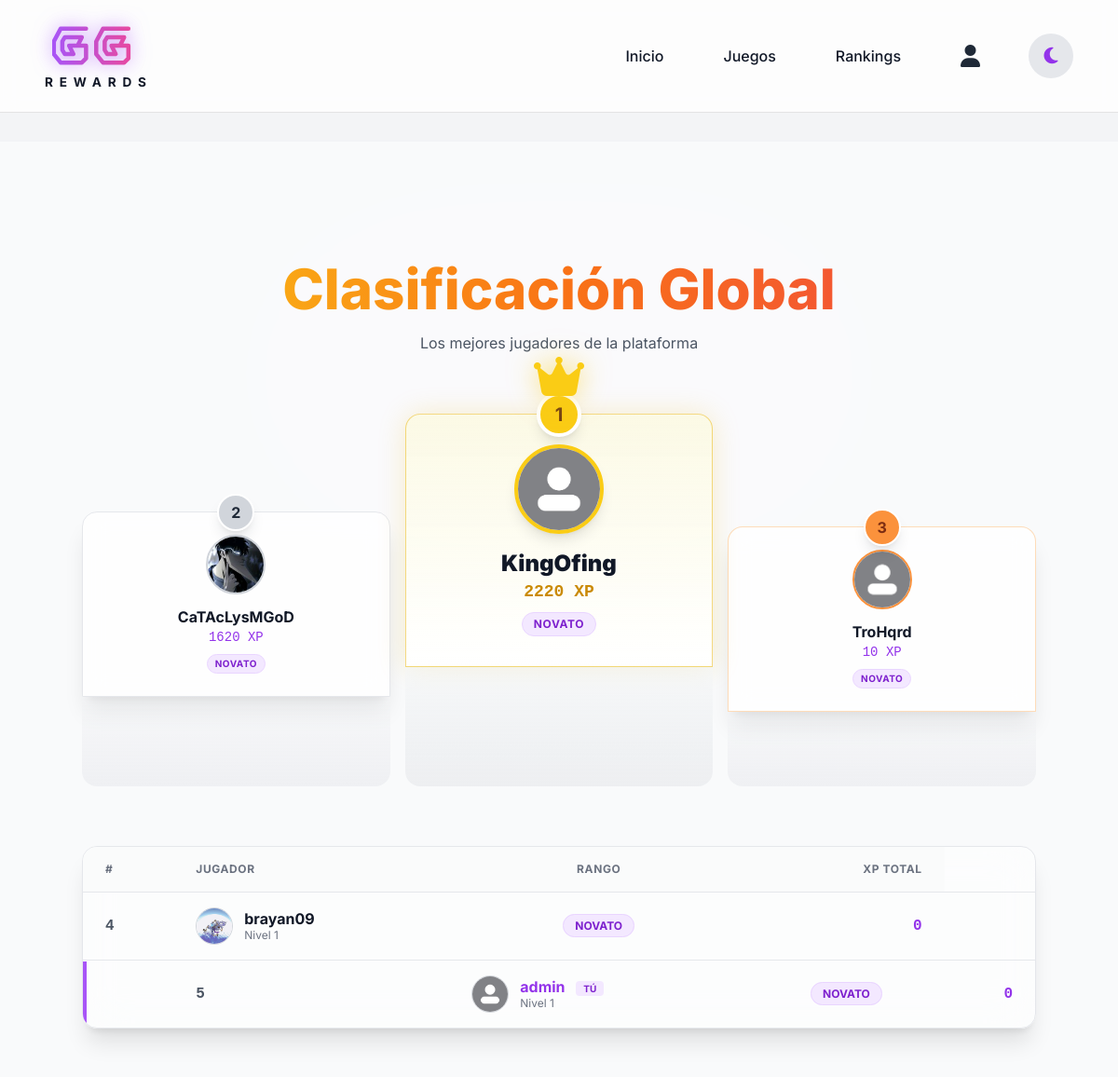
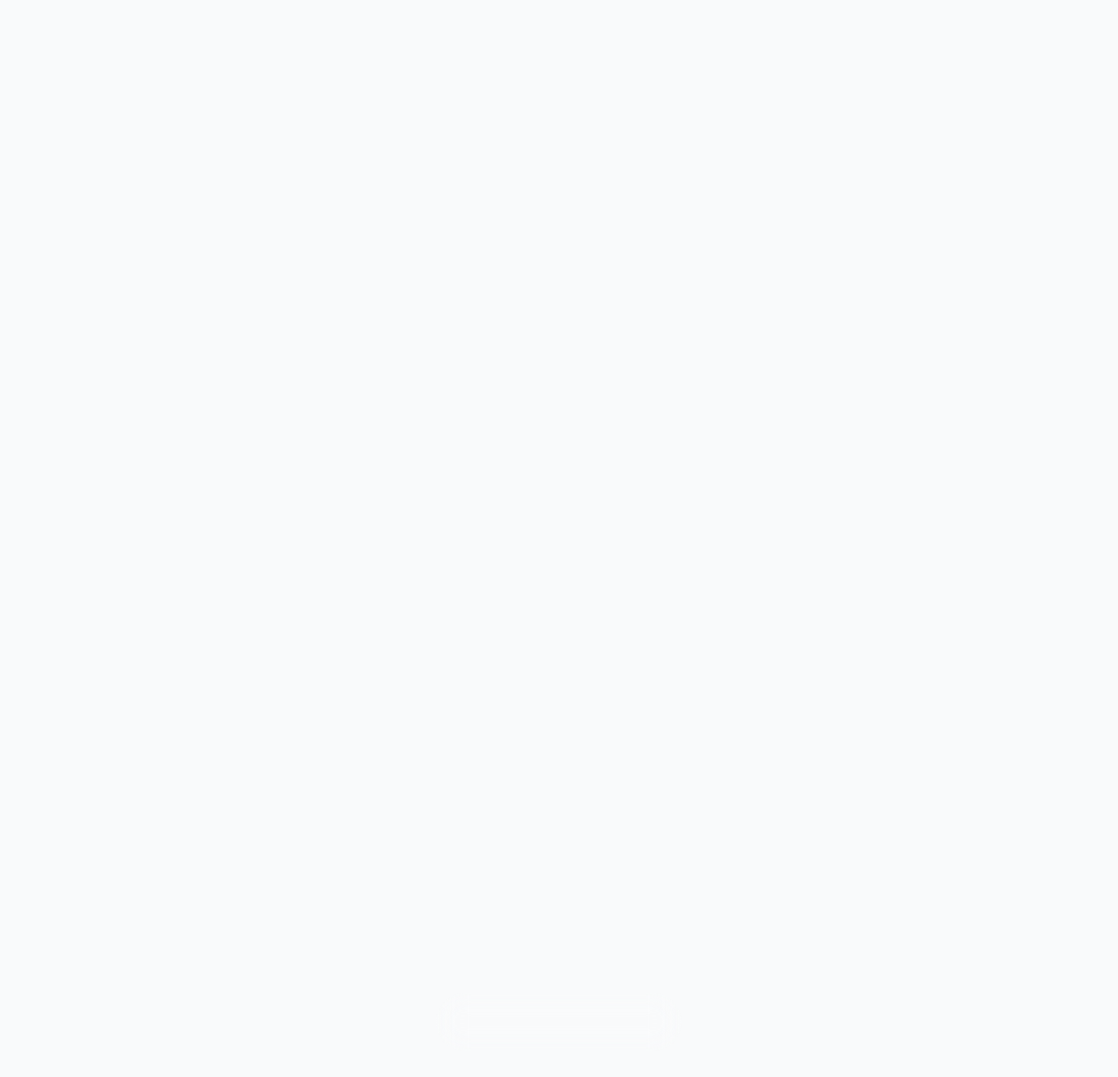
Page /rankings/ (signed in) on the committed database (2 pictures, top to bottom).
### apps/users/models.py (models this page shows, shortened)
class Profile(models.Model):
    user = models.OneToOneField(User, on_delete=models.CASCADE)
    avatar = models.ImageField(upload_to=user_directory_path, default='avatars/default.png')
    steam_id = models.CharField(max_length=17, blank=True, null=True)
    xp = models.IntegerField(default=0)
    trophies = models.IntegerField(default=0)
    games_cache = models.JSONField(default=list, blank=True)
    rank = models.CharField(max_length=50, default='NOVATO')
    level = models.IntegerField(default=1)

### apps/users/views.py (the view)
# urls.py: path('rankings/', views.rankings_view, name='rankings'),
def rankings_view(request):
    top_players = Profile.objects.select_related('user').order_by('-xp')[:100]
    user_rank = None
    if request.user.is_authenticated:
        all_ids = list(Profile.objects.order_by('-xp').values_list('user_id', flat=True))
        try:
            user_rank = all_ids.index(request.user.id) + 1
        except ValueError:
            user_rank = 0
    context = {
        'title': 'Rankings Globales',
        'top_players': top_players,
        'user_rank': user_rank
    }
    return render(request, 'users/rankings.html', context)

### templates/users/rankings.html (shortened to what this page needs)
{% extends 'base.html' %}
{% load static %}
{% block content %}
<div
    class="relative min-h-screen pt-32 pb-20 px-4 overflow-hidden bg-gray-50 dark:bg-gray-900 transition-colors duration-300">
    <div
        class="absolute top-0 left-1/2 -translate-x-1/2 w-[800px] h-[500px] bg-purple-600/20 rounded-full mix-blend-screen filter blur-[100px] pointer-events-none">
    </div>
    <div class="max-w-5xl mx-auto relative z-10">
        <div class="text-center mb-16">
            <h1
                class="text-4xl md:text-6xl font-extrabold text-transparent bg-clip-text bg-gradient-to-r from-yellow-400 via-orange-500 to-red-500 mb-4">
            </h1>
            <p class="text-gray-600 dark:text-gray-400">Los mejores jugadores de la plataforma</p>
        </div>
        {% if top_players|length >= 3 %}
        <div class="flex flex-col md:flex-row items-end justify-center gap-4 mb-16">
            <div data-url="{% url 'users:public_profile' top_players.1.user.username %}"
                onclick="showLoading(this.dataset.url)"
                class="order-2 md:order-1 w-full md:w-1/3 relative group cursor-pointer">
                <div
                    class="bg-white/80 dark:bg-gray-800/80 backdrop-blur-md border border-gray-200 dark:border-gray-600 rounded-t-2xl p-6 text-center transform transition-all hover:-translate-y-2 hover:bg-gray-50/80 dark:hover:bg-gray-700/80 shadow-xl dark:shadow-none">
                    <div
                        class="absolute -top-5 left-1/2 -translate-x-1/2 w-10 h-10 bg-gray-300 rounded-full flex items-center justify-center font-bold text-gray-800 shadow-lg border-2 border-white dark:border-gray-700">
                        2</div>
                    <div class="w-16 h-16 mx-auto rounded-full overflow-hidden border-2 border-gray-300 mb-3">
                        <img src="{{ top_players.1.avatar.url }}" class="w-full h-full object-cover">
                    </div>
                    <h3 class="font-bold text-gray-900 dark:text-white truncate"
                        title="{{ top_players.1.user.username }}">{{ top_players.1.user.username }}</h3>
                    <p class="text-purple-600 dark:text-purple-400 font-mono text-sm">{{ top_players.1.xp }} XP</p>
                    <span
                        class="inline-block mt-2 px-2 py-0.5 bg-purple-100 dark:bg-purple-900/30 border border-purple-200 dark:border-purple-500/30 text-purple-700 dark:text-purple-300 text-[10px] rounded-full uppercase tracking-wider font-bold">
                        {{ top_players.1.rank }}
                    </span>
                </div>
                <div
                    class="h-24 bg-gradient-to-t from-gray-200 dark:from-gray-900 to-gray-100/80 dark:to-gray-800/80 rounded-b-2xl opacity-50">
                </div>
            </div>
            <div data-url="{% url 'users:public_profile' top_players.0.user.username %}"
                onclick="showLoading(this.dataset.url)"
                class="order-1 md:order-2 w-full md:w-1/3 relative group cursor-pointer z-10">
                <div class="absolute -top-16 left-0 w-full flex justify-center z-20 animate-bounce">
                    <i
                        class="fa-solid fa-crown text-5xl text-yellow-400 drop-shadow-[0_0_15px_rgba(250,204,21,0.6)]"></i>
                </div>
                <div
                    class="bg-gradient-to-b from-yellow-100/40 dark:from-yellow-900/40 to-white dark:to-gray-900 border border-yellow-500/50 rounded-t-2xl p-8 text-center transform transition-all hover:-translate-y-3 shadow-[0_0_30px_rgba(234,179,8,0.2)]">
                    <div
                        class="absolute -top-6 left-1/2 -translate-x-1/2 w-12 h-12 bg-yellow-400 rounded-full flex items-center justify-center font-bold text-yellow-900 shadow-lg border-4 border-white dark:border-gray-900 text-xl">
                        1</div>
                    <div
                        class="w-24 h-24 mx-auto rounded-full overflow-hidden border-4 border-yellow-400 mb-4 shadow-lg relative">
                        <img src="{{ top_players.0.avatar.url }}" class="w-full h-full object-cover">
                    </div>
                    <h3 class="text-2xl font-black text-gray-900 dark:text-white truncate"
                        title="{{ top_players.0.user.username }}">{{ top_players.0.user.username }}</h3>
                    <p class="text-yellow-600 dark:text-yellow-400 font-mono font-bold text-lg">{{ top_players.0.xp }}
                        XP</p>
                    <span
                        class="inline-block mt-2 px-3 py-1 bg-purple-100 dark:bg-purple-900/30 border border-purple-200 dark:border-purple-500/30 text-purple-700 dark:text-purple-300 text-xs rounded-full uppercase tracking-wider font-bold">
                        {{ top_players.0.rank }}
                    </span>
                </div>
                <div
                    class="h-32 bg-gradient-to-t from-gray-200 dark:from-gray-900 to-gray-100/80 dark:to-gray-900/80 rounded-b-2xl opacity-60">
                </div>
            </div>
            <div data-url="{% url 'users:public_profile' top_players.2.user.username %}"
                onclick="showLoading(this.dataset.url)"
                class="order-3 md:order-3 w-full md:w-1/3 relative group cursor-pointer">
                <div
                    class="bg-white/80 dark:bg-gray-800/80 backdrop-blur-md border border-orange-300/50 dark:border-orange-700/50 rounded-t-2xl p-6 text-center transform transition-all hover:-translate-y-2 hover:bg-gray-50/80 dark:hover:bg-gray-700/80 shadow-xl dark:shadow-none">
                    <div
                        class="absolute -top-5 left-1/2 -translate-x-1/2 w-10 h-10 bg-orange-400 rounded-full flex items-center justify-center font-bold text-orange-900 shadow-lg border-2 border-white dark:border-white">
                        3</div>
                    <div class="w-16 h-16 mx-auto rounded-full overflow-hidden border-2 border-orange-400 mb-3">
                        <img src="{{ top_players.2.avatar.url }}" class="w-full h-full object-cover">
                    </div>
                    <h3 class="font-bold text-gray-900 dark:text-white truncate"
                        title="{{ top_players.2.user.username }}">{{ top_players.2.user.username }}</h3>
                    <p class="text-purple-600 dark:text-purple-400 font-mono text-sm">{{ top_players.2.xp }} XP</p>
                    <span
                        class="inline-block mt-2 px-2 py-0.5 bg-purple-100 dark:bg-purple-900/30 border border-purple-200 dark:border-purple-500/30 text-purple-700 dark:text-purple-300 text-[10px] rounded-full uppercase tracking-wider font-bold">
                        {{ top_players.2.rank }}
                    </span>
                </div>
                <div
                    class="h-20 bg-gradient-to-t from-gray-200 dark:from-gray-900 to-gray-100/80 dark:to-gray-800/80 rounded-b-2xl opacity-50">
                </div>
            </div>
        </div>
        {% endif %}
        <div
            class="bg-white/50 dark:bg-gray-900/50 backdrop-blur-xl border border-gray-200 dark:border-gray-800 rounded-2xl overflow-hidden shadow-xl dark:shadow-none">
            <table class="w-full text-left">
                <thead
                    class="bg-gray-50/80 dark:bg-gray-900/80 text-gray-500 dark:text-gray-400 uppercase text-xs tracking-wider border-b border-gray-200 dark:border-gray-700">
                    <tr>
                        <th class="px-6 py-4 font-bold">#</th>
                        <th class="px-6 py-4 font-bold">Jugador</th>
                        <th class="px-6 py-4 font-bold text-center">Rango</th>
                        <th class="px-6 py-4 font-bold text-right">XP Total</th>
                    </tr>
                </thead>
                <tbody class="divide-y divide-gray-200 dark:divide-gray-800">
                    {% for profile in top_players %}
                    {% if forloop.counter > 3 %}
                    <tr class="hover:bg-gray-50 dark:hover:bg-white/5 transition-colors group cursor-pointer relative"
                        data-url="{% url 'users:public_profile' profile.user.username %}"
                        onclick="showLoading(this.dataset.url)">
                        {% if request.user == profile.user %}
                        <td class="absolute inset-y-0 left-0 w-1 bg-purple-500"></td>
                        {% endif %}
                        <td
                            class="px-6 py-4 text-gray-600 dark:text-gray-500 font-mono font-bold group-hover:text-gray-900 dark:group-hover:text-white">
                            {{ forloop.counter }}</td>
                        <td class="px-6 py-4">
                            <div class="flex items-center gap-3">
                                <img src="{{ profile.avatar.url }}"
                                    class="w-10 h-10 rounded-full object-cover border border-gray-300 dark:border-gray-700">
                                <div>
                                    <div
                                        class="font-bold text-gray-900 dark:text-white {% if request.user == profile.user %}text-purple-600 dark:text-purple-400{% endif %}">
                                        {{ profile.user.username }}
                                        {% if request.user == profile.user %}
                                        <span
                                            class="ml-2 text-[10px] bg-purple-100 dark:bg-purple-500/20 text-purple-700 dark:text-purple-300 px-2 py-0.5 rounded">TÚ</span>
                                        {% endif %}
                                    </div>
                                    <div class="text-xs text-gray-500">Nivel {{ profile.level }}</div>
                                </div>
                            </div>
                        </td>
                        <td class="px-6 py-4 text-center">
                            <span
                                class="px-3 py-1 rounded-full text-xs font-bold uppercase bg-purple-100 dark:bg-purple-900/30 border border-purple-200 dark:border-purple-500/30 text-purple-700 dark:text-purple-300">
                                {{ profile.rank }}
                            </span>
                        </td>
                        <td class="px-6 py-4 text-right font-mono font-bold text-purple-600 dark:text-purple-400">
                            {{ profile.xp }}
                        </td>
                    </tr>
                    {% endif %}
                    {% endfor %}
                </tbody>
            </table>
        </div>
        {% if user.is_authenticated and user_rank %}
        <div class="fixed bottom-24 left-1/2 -translate-x-1/2 bg-white/90 dark:bg-gray-900/90 backdrop-blur-lg border border-purple-200 dark:border-purple-500/30 rounded-full px-6 py-3 shadow-2xl flex items-center gap-6 z-50 hover:scale-105 transition-transform cursor-pointer"
            data-url="{% url 'users:profile' %}" onclick="showLoading(this.dataset.url)">
            <span class="text-gray-500 dark:text-gray-400 text-sm uppercase font-bold">Tu Posición</span>
            <div class="flex items-center gap-3">
                <span class="text-2xl font-black text-gray-900 dark:text-white">#{{ user_rank }}</span>
                <div class="flex flex-col leading-none">
                    <span class="text-purple-600 dark:text-purple-400 font-bold text-sm">{{ user.username }}</span>
                    <span class="text-gray-500 text-xs">{{ user.profile.xp }} XP</span>
                </div>
            </div>
        </div>
        {% endif %}
    </div>
</div>
{% endblock %}

### templates/base.html (style rules this page uses)
html { transition: background-color 0.3s ease, color 0.3s ease; }
html.light { background-color: #f3f4f6; color: #111827; }
body { background-color: transparent; display: none; }

### rows in the picture
Profile: avatar (picture), user.username "CaTAcLysMGoD", xp "1620", rank "NOVATO"
Profile: avatar (placeholder picture), user.username "KingOfing", xp "2220", rank "NOVATO"
Profile: avatar (placeholder picture), user.username "TroHqrd", xp "10", rank "NOVATO"
Profile: avatar (picture), user.username "brayan09", level "1", rank "NOVATO", xp "0"
Profile: avatar (placeholder picture), user.username "admin", shows "TÚ", level "1", rank "NOVATO", xp "0"
